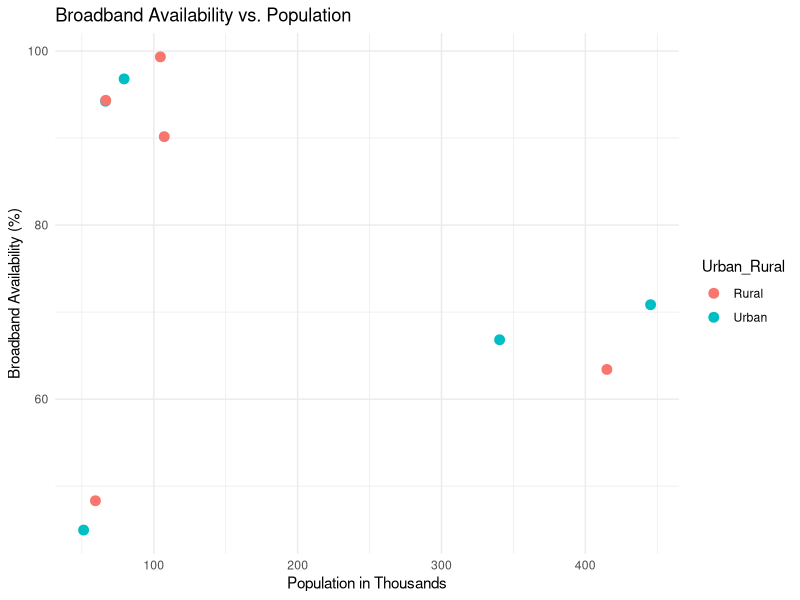
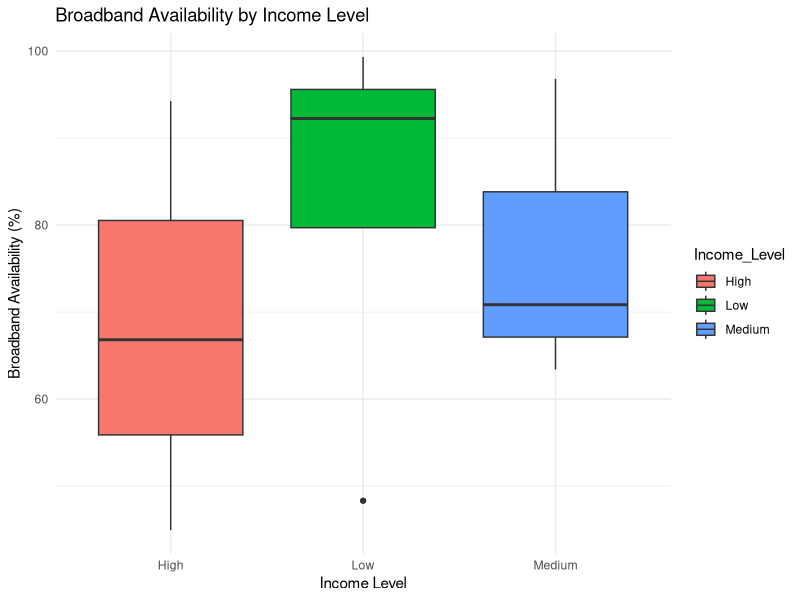
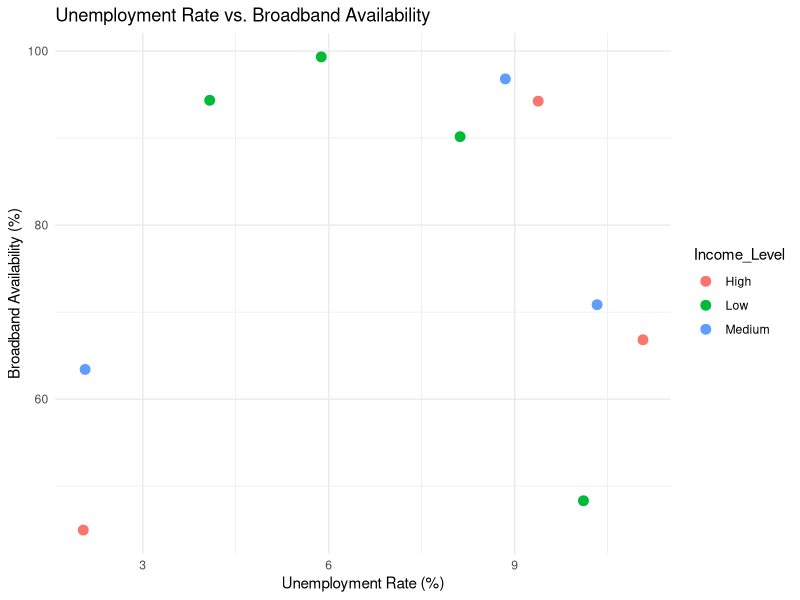

Write the R code that produced these figures, in order.
library(ggplot2)
library(dplyr)

set.seed(42)
df <- data.frame(
  Region_Area = c("Metro City", "Small Town", "Rural Village", "Industrial Hub", "Suburb A",
                  "Suburb B", "Coastal Town", "Mountain Region", "Tech City", "Agricultural Area"),
  Income_Level = c("High", "Low", "Low", "Medium", "High", 
                   "Medium", "Medium", "Low", "High", "Low"),
  Population = sample(5000:500000, 10),
  Urban_Rural = c("Urban", "Rural", "Rural", "Urban", "Urban", 
                  "Urban", "Rural", "Rural", "Urban", "Rural"),
  Broadband_Availability = round(runif(10, 40, 100), 2),
  Education_Level = c("College", "High School", "High School", "Some College", "College", 
                      "Some College", "Some College", "High School", "College", "High School"),
  Unemployment_Rate = round(runif(10, 2, 12), 2),
  Median_Age = sample(20:60, 10),
  Race_Ethnicity = c("Mixed", "White", "Black", "Asian", "Latino", 
                     "Mixed", "White", "Black", "Asian", "Latino"),
  Healthcare_Access = c("High", "Limited", "Very Limited", "Moderate", "High", 
                        "Moderate", "Limited", "Very Limited", "High", "Limited")
)

print(df)

# Broadband Availability vs. Population
ggplot(df, aes(x = Population / 1000, y = Broadband_Availability, color = Urban_Rural)) +
  geom_point(size = 3) +
  labs(title = "Broadband Availability vs. Population",
       x = "Population in Thousands",
       y = "Broadband Availability (%)") +
  theme_minimal()

# Broadband Availability by Income Level
ggplot(df, aes(x = Income_Level, y = Broadband_Availability, fill = Income_Level)) +
  geom_boxplot() +
  labs(title = "Broadband Availability by Income Level",
       x = "Income Level",
       y = "Broadband Availability (%)") +
  theme_minimal()

# Unemployment Rate vs. Broadband Availability
ggplot(df, aes(x = Unemployment_Rate, y = Broadband_Availability, color = Income_Level)) +
  geom_point(size = 3) +
  labs(title = "Unemployment Rate vs. Broadband Availability",
       x = "Unemployment Rate (%)",
       y = "Broadband Availability (%)") +
  theme_minimal()
